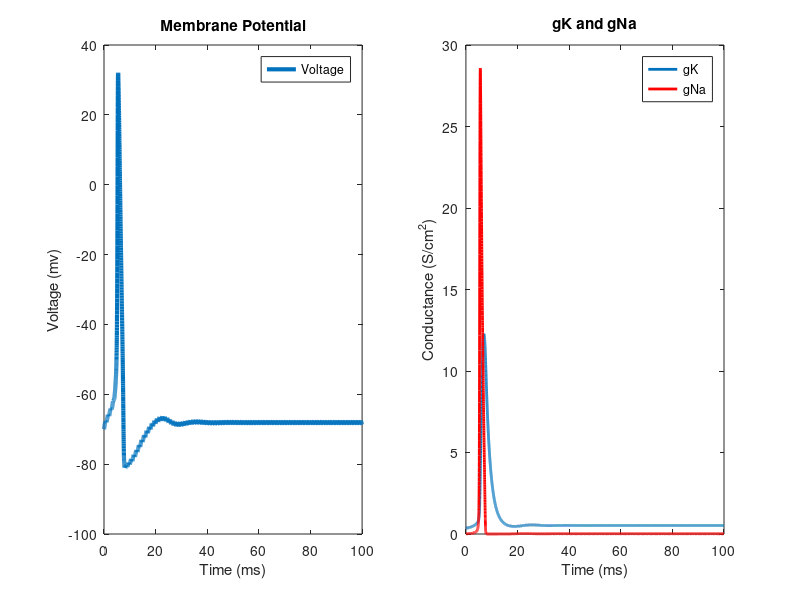

MATLAB code for this plot:
%Timecourse - Simulation time with timesteps 
simulT = 100; %miliseconds
dT = .01;
t= 0:dT:simulT;



%Injected Current ( affects the change in voltage) - Step Pulse
I = zeros(1, length(t))
%gives step function at I
for j = 1:50:(length(t)-1)./2
    I(1, (2.*j)-1:(2.*j)+50) = 5  %indexing 
end


%Parameter Constants
gbar_K = 36;
gbar_Na = 120;
gbar_L = 0.3;
E_K = -12;
E_Na = 115;
E_L = 10.6;
C_m = 1;

%Initial Condition & Gating Variables  
V_m = 0;
alpha_m = 0.1 * ( (25-V_m) / (exp((25-V_m)/10)-1) ); 
beta_m = 4 * exp(-V_m/18);
alpha_n = 0.01 * ( (10-V_m) / (exp((10-V_m)/10)-1) );
beta_n = 0.125 * exp(-V_m/80) ;
alpha_h = 0.07 * exp(-V_m/20) ; 
beta_h = 1/ (exp((30-V_m)/10) +1);

m(1) = alpha_m / (alpha_m + beta_m);
n(1) = alpha_n / (alpha_n + beta_n);
h(1) = alpha_h / (alpha_h + beta_h);

for i = 1:numel(t)-1
    
    %Gating variables at each timestep
    alpha_m(i) = 0.1 * ( (25-V_m(i)) / (exp((25-V_m(i))/10)-1) ); 
    beta_m(i) = 4 * exp(-V_m(i)/18);
    alpha_n(i) = 0.01 * ( (10-V_m(i)) / (exp((10-V_m(i))/10)-1) );
    beta_n(i) = 0.125 * exp(-V_m(i)/80) ;
    alpha_h(i) = 0.07 * exp(-V_m(i)/20) ; 
    beta_h(i) = 1/ (exp((30-V_m(i))/10) +1);
    
    %Currents
    I_Na = (m(i)^3 * gbar_Na * h(i) * (V_m(i) - E_Na));
    I_K = (n(i)^4 * gbar_K * (V_m(i) - E_K));
    I_L = gbar_L * (V_m(i) - E_L);
    I_ion = I(i) - I_K - I_Na - I_L;
    
    %First order approximation using Euler's Method
    V_m(i+1) = V_m(i) + dT * I_ion/C_m;
    n(i+1) = n(i) + dT * (alpha_n(i) * (1-n(i)) - beta_n(i) * n(i));
    m(i+1) = m(i) + dT * (alpha_m(i) * (1-m(i)) - beta_m(i) * m(i));
    h(i+1) = h(i) + dT * (alpha_h(i) * (1-h(i)) - beta_h(i) * h(i));
    
    
end

V_m = V_m - 70;

%Plot Membrane Potential.
subplot(1, 2, 1)
plot (t, V_m, 'LineWidth', 3) 
hold on
legend ({'Voltage'})
xlabel('Time (ms)')
ylabel('Voltage (mv)')
title('Membrane Potential')

%Plot Conductances.
subplot(1, 2, 2)
P1 = plot(t,gbar_K * n.^4, 'Linewidth', 2 );
hold on 
P2 = plot(t, gbar_Na * (m.^3).*h, 'r', 'LineWidth', 2);
legend([P1,P2], 'gK', 'gNa')
xlabel('Time (ms)')
ylabel('Conductance (S/cm^2)')
title ('gK and gNa')